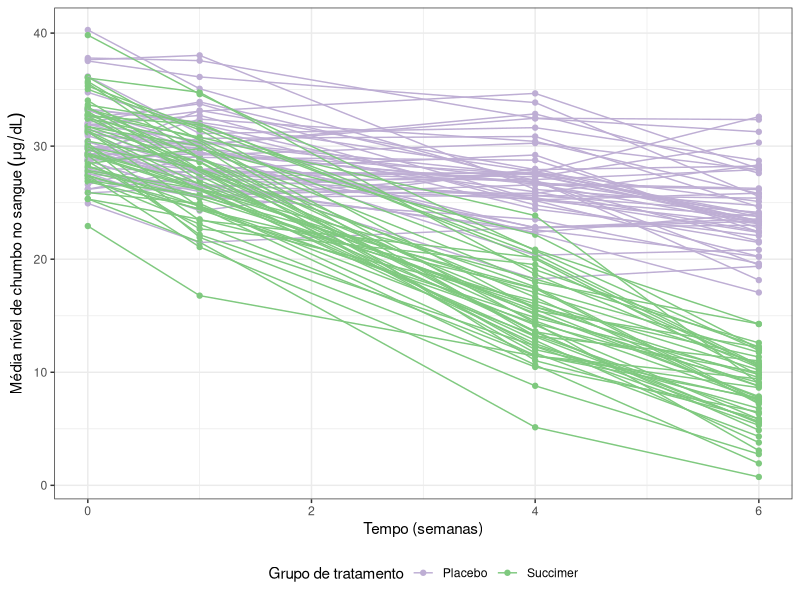
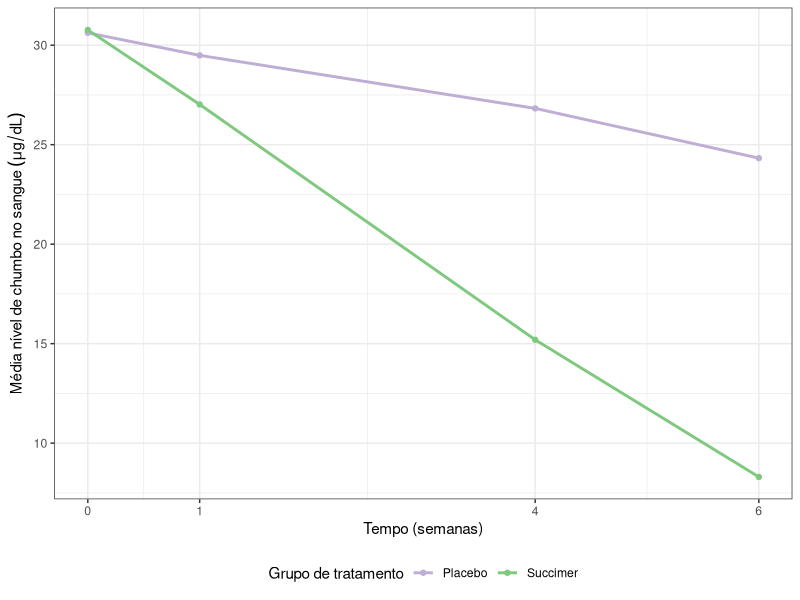

R code for these plots, in order:
# ------------------------------------
# Carregando pacotes do R
# ------------------------------------

library(MASS)
library(dplyr)
library(ggplot2)
library(nlme)

# ------------------------------------
# Parâmetros da simulação
# ------------------------------------

N <- 100 # número de indivíduos
n <- 4 # número de medidas repetidas
t <- c(0, 1, 4, 6) # tempos de medida

# Matriz de covariáveis grupo controle (placebo)
X_0 <- matrix(data = c(rep(1, n),
                       t,
                       t * 0),
              byrow = FALSE, ncol = 3, nrow = n)
colnames(X_0) <- c("X1", "X2", "X3")

# Matriz de covariáveis grupo tratamento (succimer)
X_1 <- matrix(data = c(rep(1, n),
                       t,
                       t * 1),
              byrow = FALSE, ncol = 3, nrow = n)
colnames(X_1) <- c("X1", "X2", "X3")

# coeficientes de regressão
beta <- c(30, -1, -2.5)

# componentes de variância
sigma2 <- 10
rho <- 0.75
theta <- -log(rho)

# Matriz de covariância
Sigma <- matrix(0, nrow = n, ncol = n)
for (j in 1:n){
  for (k in 1:n){
    Sigma[j,k] <- sigma2 * exp(-theta * abs(t[j] - t[k]))
  }
}

# ------------------------------------
# Gerando os daos
# ------------------------------------

df <- list()

set.seed(1540)

for (i in 1:N){
  if (i <= N/2){
    e <- mvrnorm(n = 1, mu = rep(0, n), Sigma = Sigma)
    y <- X_0%*%beta + e
    df[[i]] <- data.frame(id = rep(i, n), y, tempo = t, trt = rep(0, n), j = 1:n)
  }else{
    e <- mvrnorm(n = 1, mu = rep(0, n), Sigma = Sigma)
    y <- X_1%*%beta + e
    df[[i]] <- data.frame(id = rep(i, n), y, tempo = t, trt = rep(1, n), j = 1:n)
  }
}

df <- data.frame(do.call(rbind, df))
df$trt <- factor(df$trt, labels = c("Placebo", "Succimer"))

# ------------------------------------
# Gráficos de perfis
# ------------------------------------

# perfis individuais
p <- ggplot(data = df,
            mapping = aes(x = tempo, y = y,
                          group = id, colour = trt)) +
  geom_point() + geom_line() +
  scale_colour_brewer(palette = "Accent", direction = -1) +
  labs(x = "Tempo (semanas)",
       y = expression("Média nível de chumbo no sangue"~(mu*g/dL)),
       colour = "Grupo de tratamento") +
  theme_bw() + theme(legend.position = "bottom")
p

# perfis de médias
chumbo.resumo <- df %>%
  group_by(trt, tempo) %>%
  summarise(chumbo.m = mean(y))

p <- ggplot(data = chumbo.resumo,
            mapping = aes(x = tempo, y = chumbo.m,
                          colour = trt)) +
  geom_point(size = 1.5) + geom_line(size = 1) +
  scale_x_continuous(breaks = c(0, 1, 4, 6)) +
  scale_colour_brewer(palette = "Accent", direction = -1) +
  labs(x = "Tempo (semanas)",
       y = expression("Média nível de chumbo no sangue"~(mu*g/dL)),
       colour = "Grupo de tratamento") +
  theme_bw() + theme(legend.position = "bottom")
p

# ------------------------------------
# Ajuste do modelo:
#   Intercepto comum
#   Modelo covariância: não-estruturada
# ------------------------------------

# Método da máxima verossimilhança (ml)
mod.ml <- gls(y ~ tempo + tempo:trt,
              data = df,
              corr = corSymm(form = ~ 1 | id),
              weights = varIdent(form = ~ 1 | j),
              method = "ML")

# Método da máxima verossimilhança restrita (reml)
mod.reml <- gls(y ~ tempo + tempo:trt,
                data = df,
                corr = corSymm(form = ~ 1 | id),
                weights = varIdent(form = ~ 1 | j),
                method = "REML")

# ------------------------------------
# Estiva dos parâmetros
# coeficientes de regressão (beta)
# ------------------------------------

# ml
summary(mod.ml)$coef
# round(summary(mod.ml)$coef, 2)

# reml
summary(mod.reml)$coef
# round(summary(mod.reml)$coef, 2)

# ------------------------------------
# Estiva dos parâmetros
# Matriz de covariância (Sigma)
# ------------------------------------

# ml
getVarCov(mod.ml)
# round(getVarCov(mod.ml), 2)

# reml
getVarCov(mod.reml)
# round(getVarCov(mod.reml), 2)
